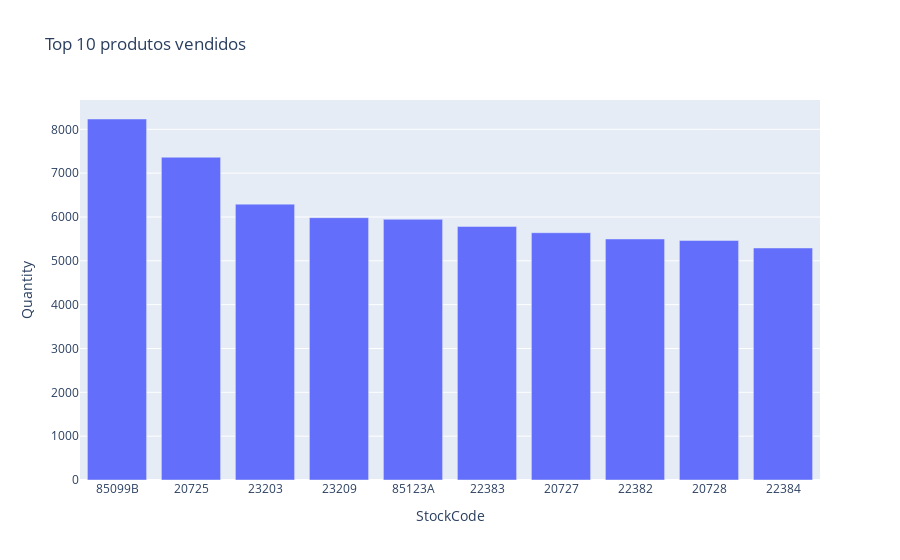

Notebook cell for this chart:
### Code cell
px.bar(top_products, 'StockCode', 'Quantity', title='Top 10 produtos vendidos')

### Figure 1 — Plotly figure (JSON) as saved in the notebook; plotly's stock layout.template omitted (floating-point values rounded to 4 significant figures)
{"data": [{"alignmentgroup": "True", "hovertemplate": "StockCode=%{x}<br>Quantity=%{y}<extra></extra>", "legendgroup": "", "marker": {"color": "#636efa", "pattern": {"shape": ""}}, "name": "", "offsetgroup": "", "orientation": "v", "showlegend": false, "textposition": "auto", "type": "bar", "x": ["85099B", "20725", "23203", "23209", "85123A", "22383", "20727", "22382", "20728", "22384"], "xaxis": "x", "y": [8235, 7363, 6293, 5984, 5946, 5785, 5641, 5498, 5465, 5293], "yaxis": "y"}], "layout": {"barmode": "relative", "legend": {"tracegroupgap": 0}, "title": {"text": "Top 10 produtos vendidos"}, "xaxis": {"anchor": "y", "domain": [0, 1], "title": {"text": "StockCode"}}, "yaxis": {"anchor": "x", "domain": [0, 1], "title": {"text": "Quantity"}}}}
